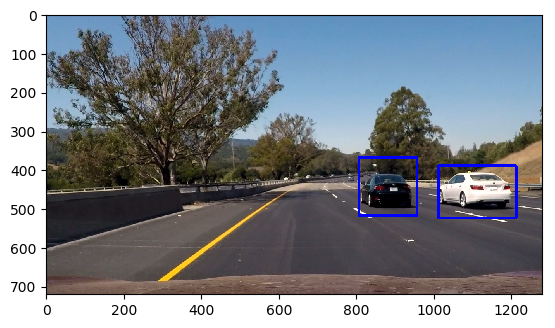
#> input picture found.png, 555 x 328 px; its folder holds only this picture in this run
$ python -i CAAR_cascade.py   (imports and definitions only)
#> lines starting #> are read from the running program, lines starting #| are printed output that depends on the picture
import cv2
import numpy as np
import glob
import matplotlib.pyplot as plt
from scipy.ndimage.measurements import label

car_cascade = cv2.CascadeClassifier('cars.xml')

test_images = glob.glob('test_images/*.jpg')

heatmap_array = []

min_threshold = 10


'''-------------------------
        Draw Labeled Boxes
----------------------------'''
def draw_labeled_bboxes(img, labels, color=(0, 0, 255), thick=6):
    for car_number in range(1, labels[1] + 1):
        # Find pixels with each car_number label value
        nonzero = (labels[0] == car_number).nonzero()

        # Identify (x,y) values of those pixels
        nonzeroy = np.array(nonzero[0])
        nonzerox = np.array(nonzero[1])

        # Define a bounding box based on min/ max of (x,y)
        bbox = ((np.min(nonzerox), np.min(nonzeroy)), (np.max(nonzerox), np.max(nonzeroy)))
        # Draw the box on the image
        cv2.rectangle(img, bbox[0], bbox[1], color, thick)

    # Return the img
    return img

'''-------------------------
        Apply Threshold
----------------------------'''
def apply_threshold(heatmap, threshold):
    heatmap[heatmap <= threshold] = 0
    return heatmap

'''-------------------------
        Show
----------------------------'''
def show(img, img2=None, img3=None, title=None):

    # 1 Image
    if (img2 is None):
        plt.imshow(img, cmap='gray')

    # 2 Images
    elif img3 is None:
        f, (ax1, ax2) = plt.subplots(1, 2, figsize=(20, 10))
        ax1.imshow(img, cmap='gray')
        ax2.imshow(img2, cmap='gray')

    else:
        f, (ax1, ax2, ax3) = plt.subplots(1, 3, figsize=(20, 10))
        ax1.imshow(img, cmap='gray')
        ax2.imshow(img2, cmap='gray')
        ax3.imshow(img3, cmap='gray')

    if(title is not None):
        plt.savefig(title, bbox_inches='tight')

    plt.show()


'''============================
        Process Frame
==============================='''
def process_frame(img):
    draw_img = np.copy(img)
    gray = cv2.cvtColor(img, cv2.COLOR_RGB2GRAY)
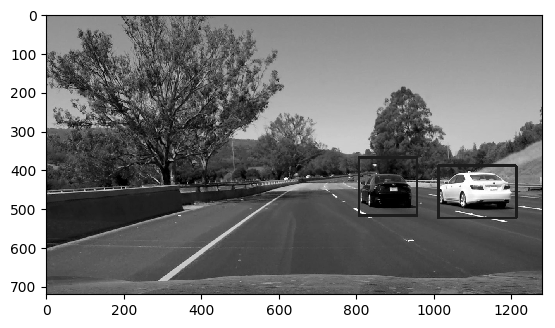
#> gray: shape (328, 555); min 0, max 255, mean 134.3
    heatmap = np.zeros_like(gray)
    car_array = []

    # Detect Cars
    for i in range(1, 5):
        scale = 1 + (0.1*i)
        cars = car_cascade.detectMultiScale(gray, scale, 3)
        car_array.append(cars)
#> this loop made 4 passes
#> cars on passes 1, 2, 4: [[464, 172, 26, 26]], [[464, 172, 25, 25]], [[352, 152, 77, 77]]
#> after the loop, car_array = [[[464, 172, 26, 26]], [[464, 172, 25, 25]], (), [[352, 152, 77, 77]]]

    # Add to Heatmap
    for cars in car_array:
        for(x, y, w, h) in cars:
            heatmap[y:y+h, x:x+w] +=1
#> this loop made 4 passes
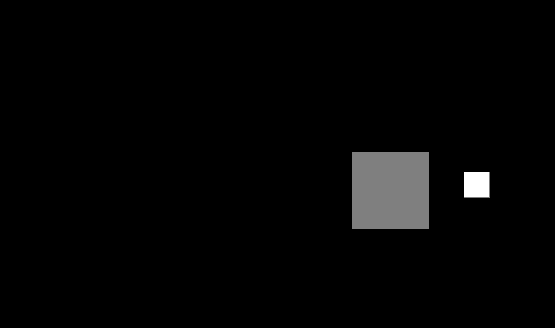
#> heatmap: shape (328, 555); min 0, max 2, mean 0.0397; drawn with min black and max white

    '''-------------------
        Heatmap
    ----------------------'''
    heatmap_array.append(heatmap)
    smooth_heatmap = np.sum(heatmap_array[-10:], axis=0)
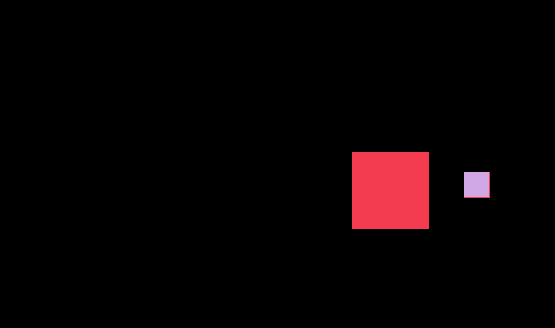
#> smooth_heatmap: shape (328, 555) uint64; 3 distinct labels, from 0 to 2; one colour per label, 0 black

    if len(smooth_heatmap) <= min_threshold:
        threshold = len(smooth_heatmap) + 4
    else:
        threshold = min_threshold + 4
    smooth_heatmap = apply_threshold(smooth_heatmap, threshold=threshold)
#> in apply_threshold, `heatmap[heatmap <= threshold] = 0`: heatmap: shape (328, 555) uint64; every value is 0

    '''-------------------
        Labels
    ----------------------'''
    labels = label(smooth_heatmap)

    '''-------------------
        Draw Image
    ----------------------'''
    draw_img = draw_labeled_bboxes(draw_img, labels)

    return draw_img


'''============================
        Movie
==============================='''
from moviepy.editor import VideoFileClip

test_output = 'test_HAAR.mp4'
# [1 line that did not run here, left out]
# [1 line that did not run here, left out]
# [1 line not run here, left out]

'''============================
        Images
==============================='''
# [5 lines of commented-out code are left out]

>>> import cv2
>>> picture = cv2.cvtColor(cv2.imread('found.png'), cv2.COLOR_BGR2RGB)
>>> result = process_frame(picture)
